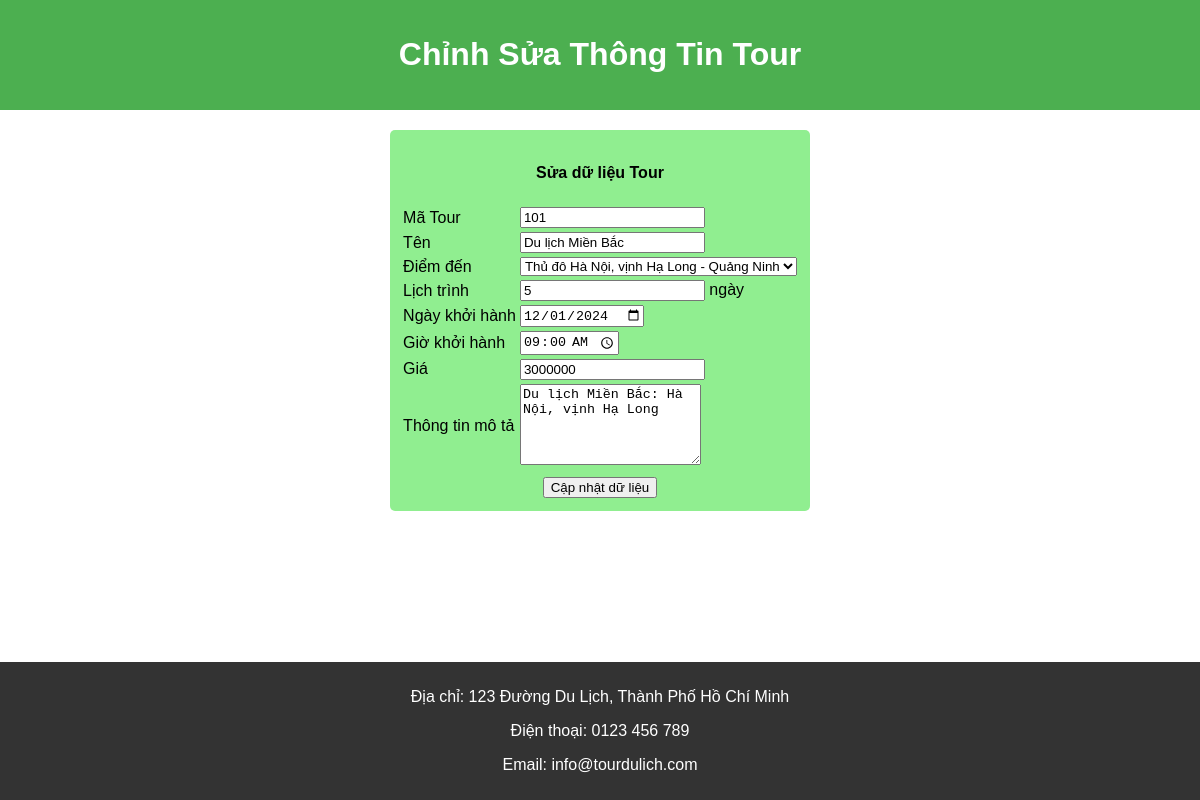
Screenshot of /admin/edit_tour.php?id=101 with the database file from the repository.
### tables this page shows
CREATE TABLE `tour` (
  `id_tour` int(11) NOT NULL,
  `name` varchar(100) NOT NULL,
  `id_dest` int(11) NOT NULL,
  `duration` int(11) NOT NULL,
  `date` date NOT NULL,
  `time` time NOT NULL,
  `type` enum('Trong nước','Ngoài nước') NOT NULL,
  `price` int(11) NOT NULL,
  `desc` text NOT NULL
);

### admin/edit_tour.php (the view, shortened to what this page needs)
<?php
require "../connect.php";
$type = $kq = '';
$id = '';
if (isset($_GET['id'])) {
    $id = $_GET['id'];
    $query = "SELECT * FROM `tour` WHERE `id_tour` = '$id'";
    $result = mysqli_query($conn, $query);
    if ($result && mysqli_num_rows($result) > 0) {
        $row = mysqli_fetch_assoc($result);
        $name = $row['name'];
        $dest = $row['id_dest'];
        $dura = $row['duration'];
        $date = $row['date'];
        $time = $row['time'];
        $gia = $row['price'];
        $desc = $row['desc'];
    } else {
        die("Tour không tồn tại.");
    }
} else {
    die("Không có ID được cung cấp.");
}
?>
<!doctype html>
<html lang="en">
<head>
</head>
<body>
<header>
    <h1>Chỉnh Sửa Thông Tin Tour</h1>
</header>
<form method="post" action="">
    <table>
        <tr>
            <td colspan="2" align="center"><h4>Sửa dữ liệu Tour</h4></td>
        </tr>
        <tr>
            <td>Mã Tour</td>
            <td><input type="text" name="id" value="<?php echo isset($id) ? $id : ''; ?>" readonly></td>
        </tr>
        <tr>
            <td>Tên</td>
            <td><input type="text" name="name" value="<?php echo isset($name) ? $name : ''; ?>"></td>
        </tr>
        <tr>
            <td>Điểm đến</td>
            <td>
                <select name="dest">
                    <?php
                    $query = "SELECT * FROM `destination`";
                    $result = mysqli_query($conn, $query);
                    if ($result && mysqli_num_rows($result) > 0) {
                        while ($row = mysqli_fetch_row($result)) {
                            $selected = ($row[0] == $dest) ? 'selected' : '';
                            echo "<option value='$row[0]' $selected>$row[1]</option>";
                        }
                    }
                    ?>
                </select>
            </td>
        </tr>
        <tr>
            <td>Lịch trình</td>
            <td><input type="text" name="dura" value="<?php echo isset($dura) ? $dura : ''; ?>"> ngày</td>
        </tr>
        <tr>
            <td>Ngày khởi hành</td>
            <td><input type="date" name="date" value="<?php echo isset($date) ? $date : ''; ?>"></td>
        </tr>
        <tr>
            <td>Giờ khởi hành</td>
            <td><input type="time" name="time" value="<?php echo isset($time) ? $time : ''; ?>"></td>
        </tr>
        <tr>
            <td>Giá</td>
            <td><input type="text" name="gia" value="<?php echo isset($gia) ? $gia : ''; ?>"></td>
        </tr>
        <tr>
            <td>Thông tin mô tả</td>
            <td><textarea rows="5" name="desc"><?php echo isset($desc) ? $desc : ''; ?></textarea></td>
        </tr>
        <tr style="font-weight: bold">
            <td colspan="2" align="center" style="color: red"><?php echo $kq; ?></td>
        </tr>
        <tr>
            <td colspan="2" align="center">
                <input type="submit" name="submit" value="Cập nhật dữ liệu">
            </td>
        </tr>
    </table>
</form>
<footer>
    <p>Địa chỉ: 123 Đường Du Lịch, Thành Phố Hồ Chí Minh</p>
    <p>Điện thoại: 0123 456 789</p>
    <p>Email: info@tourdulich.com</p>
</footer>
</body>
</html>

### admin/edit_tour.php (style rules this page uses)
body { font-family: Arial, sans-serif; margin: 0; padding: 0; display: flex; flex-direction: column; min-height: 100vh; }
header { background-color: #4CAF50; color: white; padding: 15px 20px; text-align: center; }
table { margin: 20px auto; background-color: lightgreen; padding: 10px; border-radius: 5px; }
footer { background-color: #333; color: white; text-align: center; padding: 10px 0; margin-top: auto; }

### rows the page displays
tour: name "Du lịch Miền Bắc", dura "5", date "12/01/2024", time "09:00:00", gia "3000000", desc "Du lịch Miền Bắc: Hà Nội, vịnh Hạ Long"

### other values shown
form field dest "Thủ đô Hà Nội, vịnh Hạ Long - Quảng Ninh"
